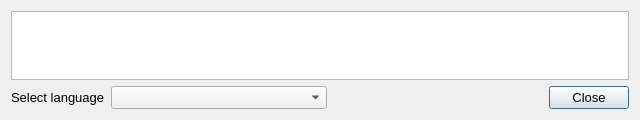
<?xml version="1.0" encoding="UTF-8"?>
<ui version="4.0">
  <class>MnemonicSeedDialog</class>
  <widget class="QDialog" name="MnemonicSeedDialog">
    <property name="geometry">
      <rect>
        <x>0</x>
        <y>0</y>
        <width>640</width>
        <height>120</height>
      </rect>
    </property>
    <property name="minimumSize">
      <size>
        <width>600</width>
        <height>120</height>
      </size>
    </property>
    <property name="maximumSize">
      <size>
        <width>16777215</width>
        <height>16777215</height>
      </size>
    </property>
    <property name="font">
      <font>
        <pointsize>10</pointsize>
        <weight>75</weight>
        <bold>true</bold>
      </font>
    </property>
    <property name="windowTitle">
      <string>Mnemonic seed</string>
    </property>
    <property name="windowIcon">
      <iconset resource="../../resources.qrc">
        <normaloff>:/images/cryptonote</normaloff>:/images/cryptonote
      </iconset>
    </property>
    <layout class="QVBoxLayout" name="verticalLayout">
      <item>
        <widget class="QTextEdit" name="m_mnemonicSeedEdit">
          <property name="font">
            <font>
              <pointsize>10</pointsize>
              <weight>75</weight>
              <bold>true</bold>
            </font>
          </property>
          <property name="readOnly">
            <bool>true</bool>
          </property>
        </widget>
      </item>
      <item>
        <layout class="QHBoxLayout" name="horizontalLayout">
          <item>
            <widget class="QLabel" name="m_languageLabel">
              <property name="font">
                <font>
                  <weight>50</weight>
                  <bold>false</bold>
                </font>
              </property>
              <property name="text">
                <string>Select language</string>
              </property>
            </widget>
          </item>
          <item>
            <widget class="QComboBox" name="m_languageCombo">
              <property name="sizePolicy">
                <sizepolicy hsizetype="Expanding" vsizetype="Fixed">
                  <horstretch>0</horstretch>
                  <verstretch>0</verstretch>
                </sizepolicy>
              </property>
              <property name="font">
                <font>
                  <weight>50</weight>
                  <bold>false</bold>
                </font>
              </property>
            </widget>
          </item>
          <item>
            <spacer name="horizontalSpacer">
              <property name="orientation">
                <enum>Qt::Horizontal</enum>
              </property>
              <property name="sizeHint" stdset="0">
                <size>
                  <width>60</width>
                  <height>20</height>
                </size>
              </property>
            </spacer>
          </item>
          <item>
            <widget class="QPushButton" name="ClosePushButton">
              <property name="font">
                <font>
                  <weight>50</weight>
                  <bold>false</bold>
                </font>
              </property>
              <property name="text">
                <string>Close</string>
              </property>
            </widget>
          </item>
        </layout>
      </item>
    </layout>
  </widget>
  <resources>
    <include location="../../resources.qrc"/>
  </resources>
  <connections>
    <connection>
      <sender>ClosePushButton</sender>
      <signal>clicked()</signal>
      <receiver>MnemonicSeedDialog</receiver>
      <slot>accept()</slot>
      <hints>
        <hint type="sourcelabel">
          <x>622</x>
          <y>274</y>
        </hint>
        <hint type="destinationlabel">
          <x>333</x>
          <y>149</y>
        </hint>
      </hints>
    </connection>
    <connection>
      <sender>m_languageCombo</sender>
      <signal>currentIndexChanged(QString)</signal>
      <receiver>MnemonicSeedDialog</receiver>
      <slot>languageChanged()</slot>
      <hints>
        <hint type="sourcelabel">
          <x>126</x>
          <y>170</y>
        </hint>
        <hint type="destinationlabel">
          <x>240</x>
          <y>119</y>
        </hint>
      </hints>
    </connection>
  </connections>
</ui>
